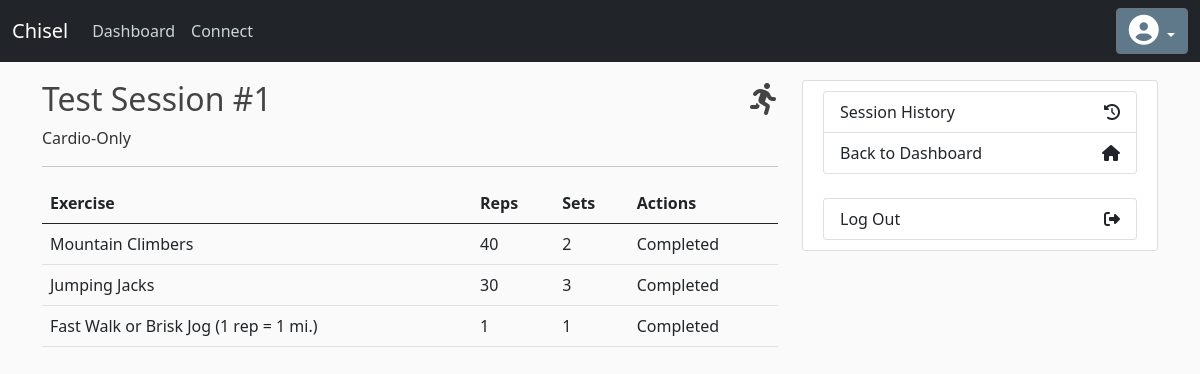
Screenshot of /session-list/view/1 with the database file from the repository.
### chisel/models/Workout.py (models this page shows)
class WorkoutSession(db.Model):
    id = db.Column( db.Integer, primary_key = True )
    name = db.Column( db.String( 128 ), nullable = False )
    desc = db.Column( db.Text, nullable = True )
    date = db.Column( db.DateTime )
    type = db.Column( db.Integer )
    completed = db.Column( db.Boolean, default = False )
    user_id = db.Column( db.Integer, db.ForeignKey( 'customer.id' ), nullable = False )
    exercises = db.relationship( 'Exercise', backref='workout_session' )

class Exercise(db.Model):
    id = db.Column( db.Integer, primary_key = True )
    name = db.Column( db.String( 128 ), nullable = False )
    reps = db.Column( db.Text, nullable = True )
    sets = db.Column( db.Integer, nullable = False )
    unique_id_in_dict = db.Column( db.Integer )
    customer_responded = db.Column( db.Boolean )
    session_id = db.Column( db.Integer, db.ForeignKey( 'workout_session.id' ), nullable = False )
    status = db.Column( db.Integer )

### chisel/routes.py (the view)
@app.route( '/session-list/view/' )
@app.route( '/session-list/view/<session_id>' )
def view_session( session_id = None ):
    if not session_id:
        flash( "This session ID doesn't exist.", 'danger' )
        return redirect( url_for( 'session_list' ) )
    this_session = WorkoutSession.query.filter_by( id = session_id ).one()
    exercises = this_session.exercises
    return render_template( 'session_view.html', ses = this_session, session_type = session_types[ this_session.type ], ex_list = exercises )

### chisel/templates/session_view.html (shortened to what this page needs)
{% extends "base.html" %}
{% block content %}
<h2>
  <div class="d-flex justify-content-between">
    <div>
      {{ ses.name }}
    </div>
    <div>
        {% if ses.type == 1 or ses.type == 5 %}
        <i class="fas fa-running"></i>
        {% else %}
        <i class="fas fa-dumbbell"></i>
        {% endif %}
    </div>
  </div>
</h2>
<p>{{ session_type }}</p>
<hr>
<table class="table">
  <thead>
    <tr>
      <th scope="col">Exercise</th>
      <th scope="col">Reps</th>
      <th scope="col">Sets</th>
      <th scope="col">Actions</th>
    </tr>
  </thead>
  <tbody>
    {% for ex in ex_list %}
    {% set td_id = 'resp' + ex.id|string %}
    <tr>
      <td>{{ ex.name }}</td>
      <td>{{ ex.reps }}</td>
      <td>{{ ex.sets }}</td>
      {% if ses.completed %}
      <td>{% if ex.status == 1 %}Skipped{% else %}Completed{% endif %}</td>
      {% elif ex.status == 1 %}
      <td>Skipped</td>
      {% endif %}
    </tr>
    {% endfor %}
  </tbody>
</table>
{% endblock %}
{% block sidebar %}
<div class="content-section">
  <div class="list-group">
    {% if not ses.completed %}
    <a href="{{ url_for( 'session_list' ) }}" class="list-group-item list-group-item-action connect-option">
      Session List
      <i class="fa fa-list-alt"></i>
    </a>
    {% else %}
    <a href="{{ url_for( 'session_history' ) }}" class="list-group-item list-group-item-action connect-option">
      Session History
      <i class="fa fa-history"></i>
    </a>
    {% endif %}
    <a href="{{ url_for( 'dashboard' ) }}" class="list-group-item list-group-item-action connect-option">
      Back to Dashboard
      <i class="fa fa-home" aria-hidden="true"></i>
    </a>
  </div>
  <br/>
  <div class="list-group">
    <a href="#" class="list-group-item list-group-item-action connect-option">
      Log Out
      <i class="fa fa-sign-out"></i>
    </a>
  </div>
</div>
{% endblock %}

### chisel/templates/base.html (shortened to what this page needs)
<!DOCTYPE html>
<html>
<head>
    <link href="https://cdn.jsdelivr.net/npm/bootstrap@5.0.2/dist/css/bootstrap.min.css" rel="stylesheet">
    {% if current_user.dark_mode %}
		<link rel="stylesheet" type="text/css" href="{{ url_for('static', filename='dashboard_dark.css') }}">
	{% else %}
		<link rel="stylesheet" type="text/css" href="{{ url_for('static', filename='dashboard.css') }}">
	{% endif %}
</head>
<body>
    <header class="site-header">
      <nav class="navbar navbar-expand-md navbar-dark bg-dark fixed-top">
        <div class="container-fluid">
          <a class="navbar-brand" href="#">Chisel</a>
          <div class="collapse navbar-collapse" id="navbarSupportedContent">
            <ul class="navbar-nav me-auto mb-2 mb-lg-0">
              <li class="nav-item">
                <a class="nav-link" href="{{ url_for('dashboard') }}">Dashboard</a>
              </li>
              <li class="nav-item">
                <a class="nav-link" href="{{ url_for('connect') }}">Connect</a>
              </li>
            </ul>
            <div class="btn-group">
                <button type="button" class="btn btn-secondary dropdown-toggle bg-steel" data-bs-toggle="dropdown" aria-expanded="false">
                    <i class='fa fa-user-circle' style='font-size:30px'></i>
                </button>
            </div>
          </div>
          </div>
      </nav>
    </header>
    <main role="main" class="container" id="main-content">
      <div class="row">
        <div class="col-md-8">
          {% block content %}{% endblock %}
        </div>
        <div class="col-md-4">
          {% block sidebar %}{% endblock %}
        </div>
      </div>
    </main>
</body>
</html>

### chisel/static/dashboard.css (style rules this page uses)
body { background: #fafafa; color: #333333; margin-top: 5rem; }
h1, h2, h3, h4, h5, h6 { color: #444444; }
.connect-option { display: flex; justify-content: space-between; align-items: center; }
.bg-steel { background-color: #5f788a; }
#main-content { margin-top: 5%; }
.site-header .navbar-nav .nav-link { color: #cbd5db; }
.content-section { background: #ffffff; padding: 10px 20px; border: 1px solid #dddddd; border-radius: 3px; margin-bottom: 20px; }

### rows the page displays
WorkoutSession: name "Test Session #1"
Exercise: name "Mountain Climbers", reps "40", sets "2", status "Completed"
Exercise: name "Jumping Jacks", reps "30", sets "3", status "Completed"
Exercise: name "Fast Walk or Brisk Jog (1 rep = 1 mi.)", reps "1", sets "1", status "Completed"

### other values shown
{{ session_type }} "Cardio-Only"
